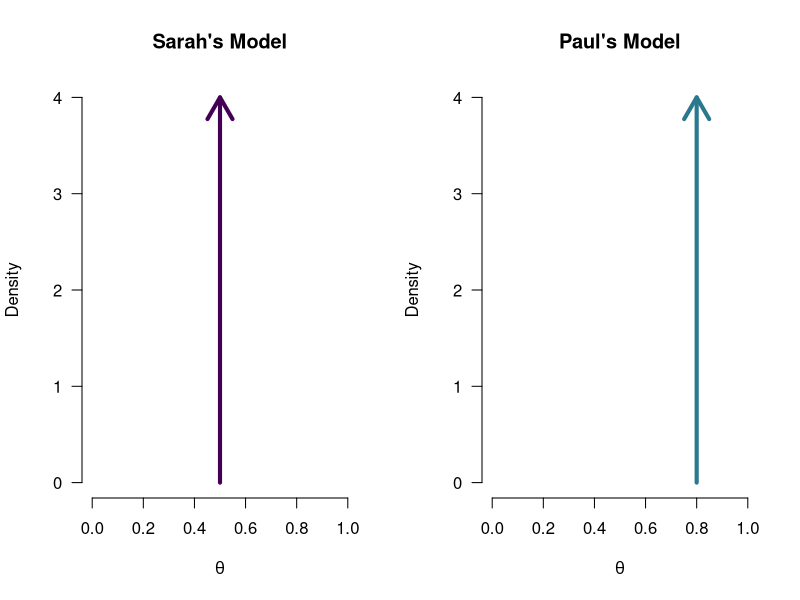
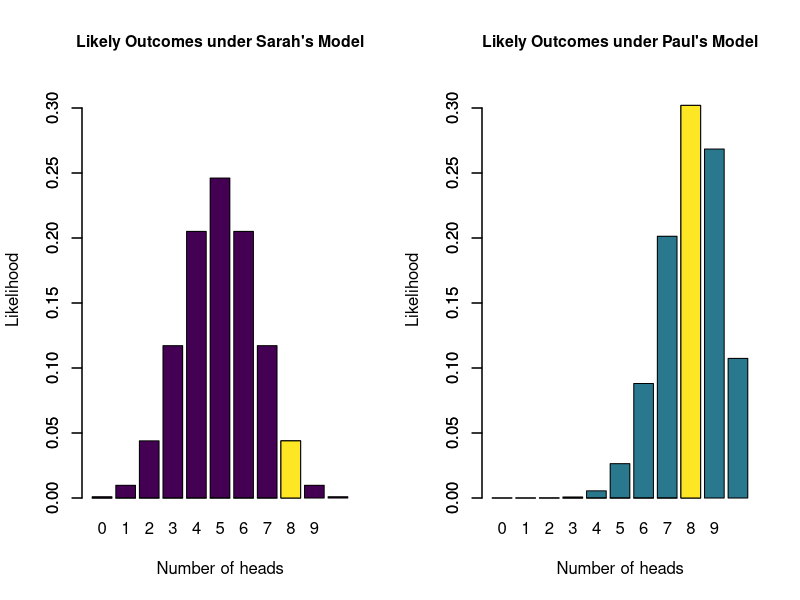
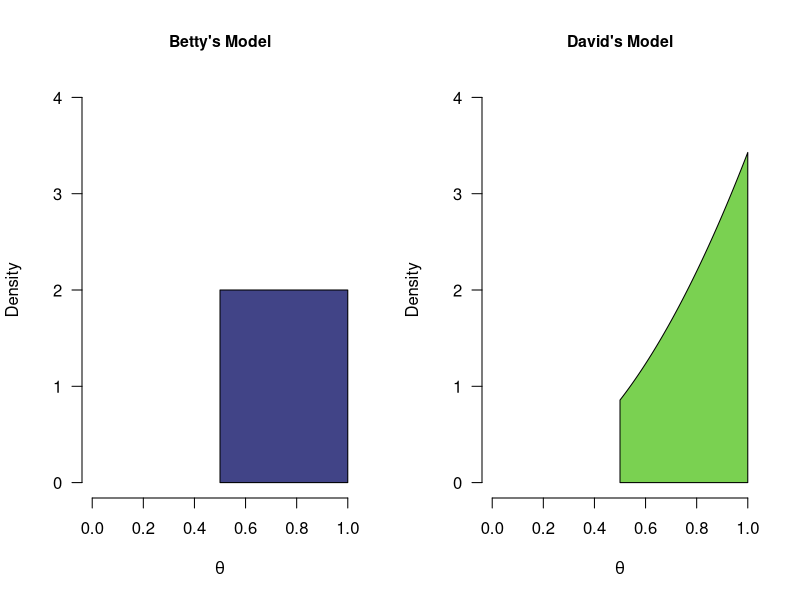
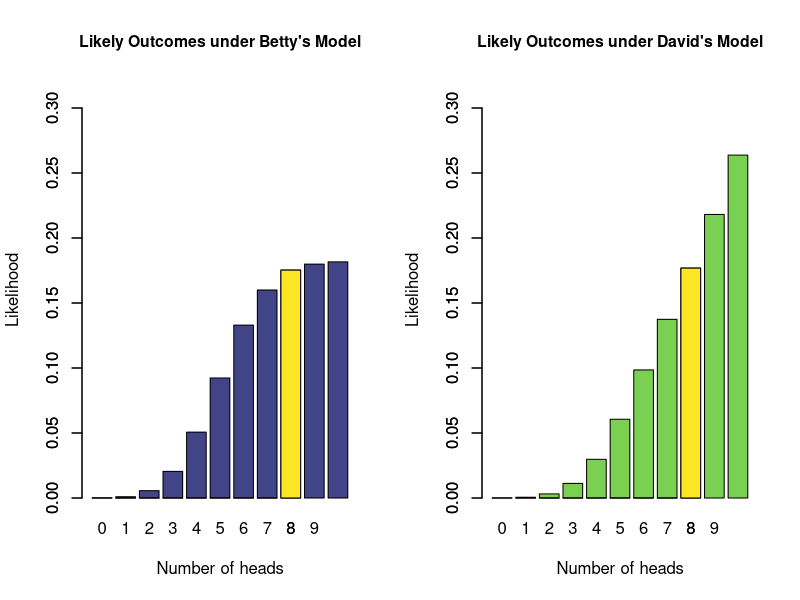

Source code (R) for these figures, in order:
## ---- chunk 1
#| label: fig-two-models-binomial
par(mfrow = c(1, 2))
cols <- viridis::viridis(6)
plot(1, 1, type ="n", xlim = c(0,1), ylim = c(0,4), bty = "n", main = "Sarah's Model",
     las = 1, xlab = expression(theta), ylab = "Density")
arrows(x0 = 0.5, x1 = 0.5, y0 = 0, y1 = 4.0, lwd = 4, col = cols[1])

plot(1, 1, type ="n", xlim = c(0,1), ylim = c(0,4), bty = "n", main = "Paul's Model", 
     las = 1, xlab = expression(theta), ylab = "Density")
arrows(x0 = 0.8, x1 = 0.8, y0 = 0, y1 = 4.0, lwd = 4, col = cols[3])
## ---- chunk 2
#| label: fig-two-models-likelihoods-binomial
par(mfrow = c(1, 2), cex.main = 0.95)
cols <- viridis::viridis(6)
barplot(dbinom(0:10, 10, 0.5), names.arg = 0:10, xlab = "Number of heads", ylab = "Likelihood",
        main = "Likely Outcomes under Sarah's Model", col = cols[1], ylim = c(0,0.32))
barplot(c(rep(0, 8), dbinom(8, 10, 0.5)), add = TRUE, col = cols[6])

barplot(dbinom(0:10, 10, 0.8), names.arg = 0:10, xlab = "Number of heads", ylab = "Likelihood",
        main = "Likely Outcomes under Paul's Model", col = cols[3], ylim = c(0,0.32))
barplot(c(rep(0, 8), dbinom(8, 10, 0.8)), add = TRUE, col = cols[6])

## ---- chunk 3
s.ml <- round(dbinom(8, 10, 0.5), 4)
p.ml <- round(dbinom(8, 10, 0.8), 4)
bf_sp <- round(s.ml / p.ml, 2)
bf_ps <- round(p.ml / s.ml, 2)
## ---- chunk 4
#| label: fig-two-models-binomial-onesided
par(mfrow = c(1, 2))
tBetFun <- function(x, shape1 = 1, shape2 = 1, side = "pos") {
  ds <- dbeta(x, shape1, shape2)
  if (side == "pos") {
    ds[x<0.5] <- 0
    ds <- ds / integrate(function(x) dbeta(x, shape1, shape2), lower = 0.5, upper = 1)[[1]]
  } else if (side == "neg") {
    ds[x>0.5] <- 0
    ds <- ds / integrate(function(x) dbeta(x, shape1, shape2), lower = 0, upper = 0.5)[[1]]
  }
  return(ds)
}
cols <- viridis::viridis(6)
plot(1, 1, type ="n", xlim = c(0,1), ylim = c(0,4), bty = "n", main = "Betty's Model",
     las = 1, xlab = expression(theta), ylab = "Density")
# curve(tBetFun(x, 1, 1), add = TRUE, col = cols[4], lwd = 4)
mySeq <- seq(0.5, 1, length.out = 1e3)
polygon(x =  c(mySeq, rev(mySeq)), y = c(rep(0, 1e3), tBetFun(mySeq, 1, 1)), col = cols[2]) 

plot(1, 1, type ="n", xlim = c(0,1), ylim = c(0,4), bty = "n", main = "David's Model", 
     las = 1, xlab = expression(theta), ylab = "Density")
# curve(tBetFun(x, 3, 1), add = TRUE, col = cols[5], lwd = 4)
polygon(x =  c(mySeq, rev(mySeq)), y = c(rep(0, 1e3), rev(tBetFun(mySeq, 3, 1))), col = cols[5]) 
# plot(1, 1, type ="n", xlim = c(0,1), ylim = c(0,4), bty = "n", main = "David's Model", 
#      las = 1, xlab = expression(theta), ylab = "Density")
# # curve(tBetFun(x, 3, 1), add = TRUE, col = cols[5], lwd = 4)
# mySeq <- seq(0, 1, length.out = 1e3)
# polygon(x =  c(mySeq, rev(mySeq)), y = c(rep(0, 1e3), rev(tBetFun(mySeq, 1, 1, "bla"))), col = cols[6])
## ---- chunk 5
#| label: fig-two-models-binomial-onesided-predictions
par(mfrow = c(1, 2), cex.main = 0.95)
cols <- viridis::viridis(6)

set.seed(123) # same draws in every render (html and pdf)
sampsU <- c(0:5, rbinom(1e5, 10, runif(1e5, 0.5, 1)))
barplot(table(sampsU)/1e5, names.arg = 0:10, xlab = "Number of heads", ylab = "Likelihood",
        main = "Likely Outcomes under Betty's Model", col = cols[2], ylim = c(0,0.32))
barplot(c(rep(0, 8), (table(sampsU)/1e5)[9]), add = TRUE, col = cols[6])

set.seed(123) # same draws as David's marginal in chapter 3
samps <- qbeta(runif(1e5, pbeta(0.5, 3, 1), 1), 3, 1) # truncated beta(3, 1)
samps <- c(0:5, rbinom(1e5, 10, samps))
barplot(table(samps)/1e5, names.arg = 0:10, xlab = "Number of heads", ylab = "Likelihood",
        main = "Likely Outcomes under David's Model", col = cols[5], ylim = c(0,0.32))
barplot(c(rep(0, 8), (table(samps)/1e5)[9]), add = TRUE, col = cols[6])
# (table(samps)/1e5)[9] /(table(sampsU)/1e5)[9]

# samps <- rbeta(1e5, 3, 1)
# samps[samps<0.5] <- 1- samps[samps<0.5]
# samps <- c(0:5, rbinom(1e5, 10, samps))
# barplot(table(samps)/1e5, names.arg = 0:10, xlab = "Number of heads", ylab = "Likelihood",
#         main = "Likely Outcomes under David's Model", col = cols[5], ylim = c(0,0.32))
# barplot(c(rep(0, 4), (table(samps)/1e5)[5]), add = TRUE, col = cols[6])
